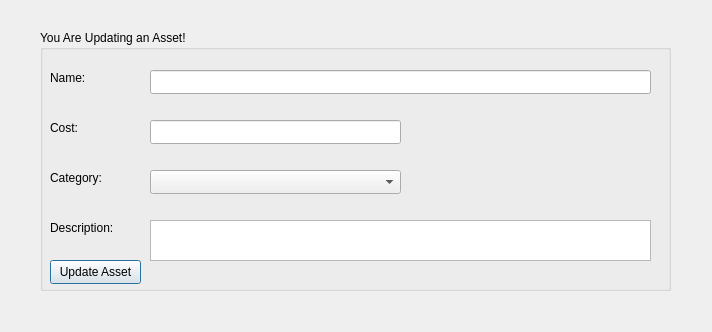
<?xml version="1.0" encoding="UTF-8"?>
<ui version="4.0">
 <class>UpdateDialog</class>
 <widget class="QDialog" name="UpdateDialog">
  <property name="geometry">
   <rect>
    <x>0</x>
    <y>0</y>
    <width>712</width>
    <height>332</height>
   </rect>
  </property>
  <property name="windowTitle">
   <string>Dialog</string>
  </property>
  <widget class="QGroupBox" name="assetGroup">
   <property name="geometry">
    <rect>
     <x>40</x>
     <y>30</y>
     <width>631</width>
     <height>261</height>
    </rect>
   </property>
   <property name="title">
    <string>You Are Updating an Asset!</string>
   </property>
   <widget class="QLabel" name="assetNameLabel">
    <property name="geometry">
     <rect>
      <x>10</x>
      <y>40</y>
      <width>49</width>
      <height>16</height>
     </rect>
    </property>
    <property name="text">
     <string>Name:</string>
    </property>
   </widget>
   <widget class="QLabel" name="assetCostLabel">
    <property name="geometry">
     <rect>
      <x>10</x>
      <y>90</y>
      <width>49</width>
      <height>16</height>
     </rect>
    </property>
    <property name="text">
     <string>Cost:</string>
    </property>
   </widget>
   <widget class="QLabel" name="assetCategoryLabel">
    <property name="geometry">
     <rect>
      <x>10</x>
      <y>140</y>
      <width>61</width>
      <height>16</height>
     </rect>
    </property>
    <property name="text">
     <string>Category:</string>
    </property>
   </widget>
   <widget class="QLabel" name="assetDescriptionLabel">
    <property name="geometry">
     <rect>
      <x>10</x>
      <y>190</y>
      <width>71</width>
      <height>16</height>
     </rect>
    </property>
    <property name="text">
     <string>Description:</string>
    </property>
   </widget>
   <widget class="QLineEdit" name="assetNameBox">
    <property name="geometry">
     <rect>
      <x>110</x>
      <y>40</y>
      <width>501</width>
      <height>24</height>
     </rect>
    </property>
   </widget>
   <widget class="QLineEdit" name="assetCostBox">
    <property name="geometry">
     <rect>
      <x>110</x>
      <y>90</y>
      <width>251</width>
      <height>24</height>
     </rect>
    </property>
   </widget>
   <widget class="QComboBox" name="assetCategoryCombo">
    <property name="geometry">
     <rect>
      <x>110</x>
      <y>140</y>
      <width>251</width>
      <height>24</height>
     </rect>
    </property>
   </widget>
   <widget class="QTextEdit" name="assetDescriptionText">
    <property name="geometry">
     <rect>
      <x>110</x>
      <y>190</y>
      <width>501</width>
      <height>41</height>
     </rect>
    </property>
   </widget>
   <widget class="QPushButton" name="updateAsset">
    <property name="geometry">
     <rect>
      <x>10</x>
      <y>230</y>
      <width>91</width>
      <height>24</height>
     </rect>
    </property>
    <property name="text">
     <string>Update Asset</string>
    </property>
   </widget>
  </widget>
 </widget>
 <resources/>
 <connections/>
</ui>
